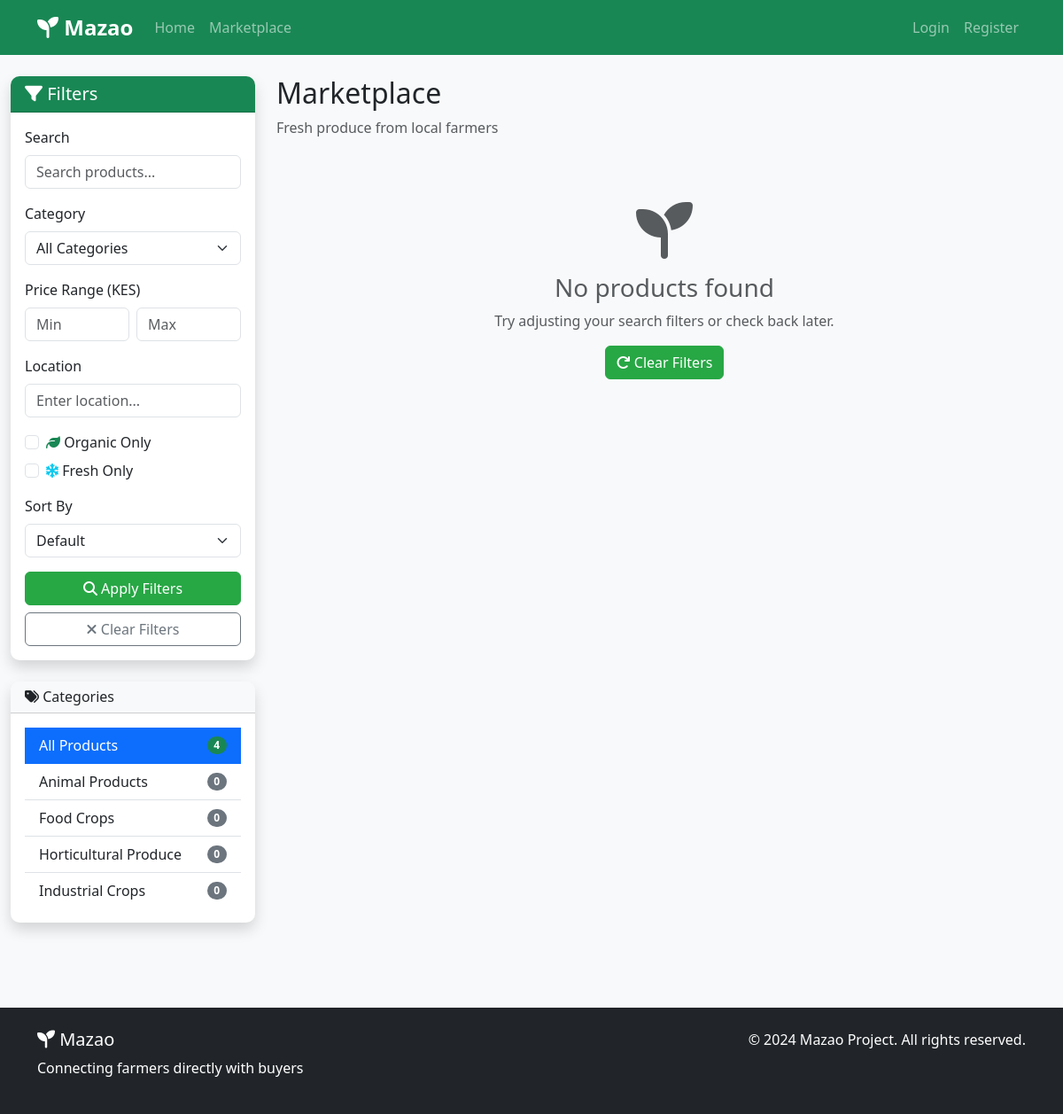
Before: /products/ with the older database file.
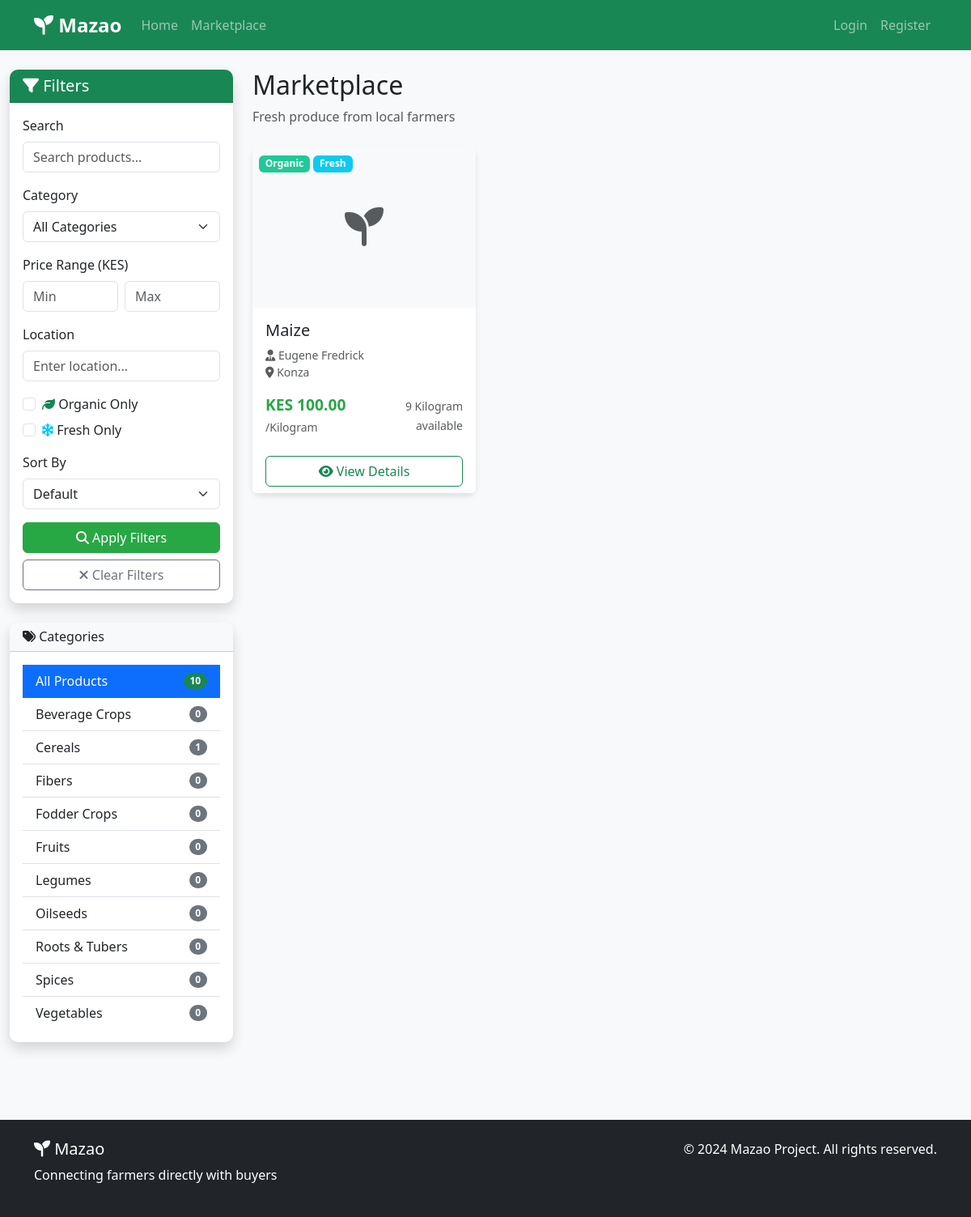
After: the same page with the newer database file.
### products/models.py (models this page shows, shortened)
class Category(models.Model):
    name = models.CharField(max_length=100)
    slug = models.SlugField(unique=True)
    description = models.TextField(blank=True)
    icon = models.CharField(max_length=50, blank=True)
    class Meta:
        verbose_name_plural = "Categories"
        ordering = ['name']

class Product(models.Model):
    class ProductStatus(models.TextChoices):
        ACTIVE = 'active', 'Active'
        OUT_OF_STOCK = 'out_of_stock', 'Out of Stock'
        DISCONTINUED = 'discontinued', 'Discontinued'
    class UnitChoices(models.TextChoices):
        KG = 'kg', 'Kilogram'
        G = 'g', 'Gram'
        L = 'l', 'Liter'
        ML = 'ml', 'Milliliter'
        PIECE = 'piece', 'Piece'
        BUNCH = 'bunch', 'Bunch'
        DOZEN = 'dozen', 'Dozen'
    COUNTY_CHOICES = [
        ('', 'Select County'),
        ('nairobi', 'Nairobi'),
        ('mombasa', 'Mombasa'),
        ('kisumu', 'Kisumu'),
        ('nakuru', 'Nakuru'),
        ('eldoret', 'Eldoret'),
        ('thika', 'Thika'),
        ('kakamega', 'Kakamega'),
        ('kisii', 'Kisii'),
        ('nyeri', 'Nyeri'),
        ('meru', 'Meru'),
        ('machakos', 'Machakos'),
        ('kitui', 'Kitui'),
        ('embu', 'Embu'),
        ('kirinyaga', 'Kirinyaga'),
        ('muranga', 'Muranga'),
        ('kiambu', 'Kiambu'),
        ('bungoma', 'Bungoma'),
        ('busia', 'Busia'),
        ('homa_bay', 'Homa Bay'),
        ('migori', 'Migori'),
        ('siaya', 'Siaya'),
        ('vihiga', 'Vihiga'),
        ('baringo', 'Baringo'),
        ('bomet', 'Bomet'),
        ('elgeyo_marakwet', 'Elgeyo-Marakwet'),
        ('garissa', 'Garissa'),
        ('kilifi', 'Kilifi'),
        ('kwale', 'Kwale'),
        ('lamu', 'Lamu'),
        ('mandera', 'Mandera'),
        ('marsabit', 'Marsabit'),
        ('narok', 'Narok'),
        ('nyamira', 'Nyamira'),
        ('nyandarua', 'Nyandarua'),
        ('nandi', 'Nandi'),
        ('samburu', 'Samburu'),
        ('taita_taveta', 'Taita-Taveta'),
        ('tana_river', 'Tana River'),
        ('trans_nzoia', 'Trans Nzoia'),
        ('turkana', 'Turkana'),
        ('uasin_gishu', 'Uasin Gishu'),
        ('wajir', 'Wajir'),
        ('west_pokot', 'West Pokot'),
    ]
    name = models.CharField(max_length=200)
    slug = models.SlugField(unique=True)
    description = models.TextField()
    price = models.DecimalField(max_digits=10, decimal_places=2)
    quantity = models.PositiveIntegerField(default=1)
    unit = models.CharField(max_length=20, choices=UnitChoices.choices)
    min_order_quantity = models.PositiveIntegerField(default=1)
    category = models.ForeignKey(Category, on_delete=models.SET_NULL, null=True, related_name='products')
    seller = models.ForeignKey(User, on_delete=models.CASCADE, related_name='products')
    location = models.CharField(max_length=255, blank=True)
    county = models.CharField(
        max_length=50,
        choices=COUNTY_CHOICES,
        blank=True,
        null=True
    )
    image = models.ImageField(upload_to='products/', blank=True, null=True)
    is_organic = models.BooleanField(default=False)
    is_fresh = models.BooleanField(default=True)
    featured = models.BooleanField(default=False)
    available_from = models.DateField(null=True, blank=True)
    available_until = models.DateField(null=True, blank=True)
    status = models.CharField(
        max_length=20,
        choices=ProductStatus.choices,
        default=ProductStatus.ACTIVE
    )
    views = models.PositiveIntegerField(default=0)
    created_at = models.DateTimeField(auto_now_add=True)
    updated_at = models.DateTimeField(auto_now=True)
    class Meta:
        ordering = ['-created_at']
    @property
    def is_available(self):
        if self.status != self.ProductStatus.ACTIVE:
            return False
        if self.quantity <= 0:
            return False
        if self.available_from and self.available_from > date.today():
            return False
        if self.available_until and self.available_until < date.today():
            return False
        return True
    @property
    def quantity_available(self):
        return self.quantity if self.is_available else 0

### users/models.py (models this page shows, shortened)
class CustomUser(AbstractUser):
    username = None
    email = models.EmailField(_('email address'), unique=True)
    phone_regex = RegexValidator(
        regex=r'^\+?1?\d{9,15}$',
        message="Phone number must be entered in the format: '+254712345678'. Up to 15 digits allowed."
    )
    phone_number = models.CharField(
        validators=[phone_regex],
        max_length=17,
        blank=True,
        null=True
    )
    user_type = models.CharField(
        max_length=10,
        choices=UserType.choices,
        default=UserType.BUYER
    )
    location = models.CharField(max_length=255, blank=True, null=True)
    county = models.CharField(max_length=100, blank=True, null=True)
    is_verified = models.BooleanField(default=False)
    USERNAME_FIELD = 'email'
    REQUIRED_FIELDS = []
    objects = CustomUserManager()
    class Meta:
        verbose_name = _('user')
        verbose_name_plural = _('users')
    def get_full_name(self):
        return f"{self.first_name} {self.last_name}".strip() or self.email

### products/views.py (the view, shortened to what this page needs)
# urls.py: path('', views.ProductListView.as_view(), name='product_list'),
class ProductListView(ListView):
    model = Product
    template_name = 'products/product_list.html'
    context_object_name = 'products'
    paginate_by = 12
    def get_queryset(self):
        queryset = Product.objects.filter(status=Product.ProductStatus.ACTIVE)
        form = ProductSearchForm(self.request.GET)
        if form.is_valid():
            query = form.cleaned_data.get('query')
            category = form.cleaned_data.get('category')
            min_price = form.cleaned_data.get('min_price')
            max_price = form.cleaned_data.get('max_price')
            location = form.cleaned_data.get('location')
            organic_only = form.cleaned_data.get('organic_only')
            fresh_only = form.cleaned_data.get('fresh_only')
            sort_by = form.cleaned_data.get('sort_by')
            if category:
                queryset = queryset.filter(category=category)
            if min_price:
                queryset = queryset.filter(price__gte=min_price)
            if max_price:
                queryset = queryset.filter(price__lte=max_price)
            if location:
                queryset = queryset.filter(
                    Q(location__icontains=location) |
                    Q(county__icontains=location)
                )
            if organic_only:
                queryset = queryset.filter(is_organic=True)
            if fresh_only:
                queryset = queryset.filter(is_fresh=True)
            if sort_by == 'price_asc':
                queryset = queryset.order_by('price')
            elif sort_by == 'price_desc':
                queryset = queryset.order_by('-price')
            elif sort_by == 'popular':
                queryset = queryset.order_by('-views')
            else:  # newest
                queryset = queryset.order_by('-created_at')
        return queryset
    def get_context_data(self, **kwargs):
        context = super().get_context_data(**kwargs)
        context['categories'] = Category.objects.annotate(product_count=Count('products')).order_by('name')
        context['search_form'] = ProductSearchForm(self.request.GET)
        context['featured_products'] = Product.objects.filter(
            status=Product.ProductStatus.ACTIVE,
            featured=True
        )[:6]
        return context

### products/forms.py (called while the page is built)
    def clean(self):
        cleaned_data = super().clean()
        min_price = cleaned_data.get('min_price')
        max_price = cleaned_data.get('max_price')
        if min_price and max_price and min_price > max_price:
            raise ValidationError("Minimum price cannot be greater than maximum price.")
        return cleaned_data

### products/templates/products/product_list.html (shortened to what the changed rows need)
{% extends 'base.html' %}
{% block content %}
<div class="container-fluid py-4">
    <div class="row">
        <div class="col-lg-3 mb-4">
            <div class="card shadow mt-4">
                <div class="card-body">
                    <div class="list-group list-group-flush">
                        <a href="{% url 'products:product_list' %}"
                           class="list-group-item list-group-item-action d-flex justify-content-between align-items-center {% if not request.GET.category %}active{% endif %}">
                            All Products
                            <span class="badge bg-success rounded-pill">{{ categories|length }}</span>
                        </a>
                        {% for category in categories %}
                        <a href="{% url 'products:products_by_category' category.slug %}"
                           class="list-group-item list-group-item-action d-flex justify-content-between align-items-center {% if request.GET.category == category.pk|stringformat:'i' %}active{% endif %}">
                            {{ category.name }}
                            <span class="badge bg-secondary rounded-pill">{{ category.product_count }}</span>
                        </a>
                        {% endfor %}
                    </div>
                </div>
            </div>
        </div>
        <div class="col-lg-9">
            <div class="d-flex justify-content-between align-items-center mb-4">
                <div>
                    <h2>Marketplace</h2>
                </div>
            </div>
            {% if products %}
            <div class="row row-cols-1 row-cols-md-2 row-cols-lg-3 g-4">
                {% for product in products %}
                <div class="col">
                    <div class="card product-card h-100">
                        {% if product.image %}
                        <img src="{{ product.image.url }}"
                             class="card-img-top product-image"
                             alt="{{ product.name }}">
                        {% else %}
                        <div class="card-img-top product-image bg-light d-flex align-items-center justify-content-center">
                            <i class="fas fa-seedling fa-3x text-muted"></i>
                        </div>
                        {% endif %}
                        <div class="position-absolute top-0 start-0 m-2">
                            {% if product.is_organic %}
                            <span class="badge badge-organic">Organic</span>
                            {% endif %}
                            {% if product.is_fresh %}
                            <span class="badge bg-info">Fresh</span>
                            {% endif %}
                        </div>
                        <div class="card-body">
                            <h5 class="card-title">
                                <a href="{% url 'products:product_detail' product.slug %}" class="text-decoration-none text-dark">
                                    {{ product.name|truncatechars:50 }}
                                </a>
                            </h5>
                            <p class="card-text text-muted small">
                                <i class="fas fa-user-tie"></i> {{ product.seller.get_full_name|default:product.seller.username }}
                                <br>
                                <i class="fas fa-map-marker-alt"></i> {{ product.location|default:product.get_county_display|truncatechars:20 }}
                            </p>
                            <div class="d-flex justify-content-between align-items-center">
                                <div>
                                    <span class="product-price">KES {{ product.price|floatformat:2 }}</span>
                                    <small class="text-muted">/{{ product.get_unit_display }}</small>
                                </div>
                                <div class="text-end">
                                    <small class="text-muted">
                                        {{ product.quantity_available|floatformat }} {{ product.get_unit_display }} available
                                    </small>
                                </div>
                            </div>
                        </div>
                        <div class="card-footer bg-white border-top-0">
                            <div class="d-grid gap-2">
                                <a href="{% url 'products:product_detail' product.slug %}" class="btn btn-outline-success">
                                    <i class="fas fa-eye"></i> View Details
                                </a>
                            </div>
                        </div>
                    </div>
                </div>
                {% endfor %}
            </div>
            {% else %}
            <div class="text-center py-5">
                <i class="fas fa-seedling fa-4x text-muted mb-3"></i>
                <h3 class="text-muted">No products found</h3>
                <p class="text-muted">Try adjusting your search filters or check back later.</p>
                <a href="{% url 'products:product_list' %}" class="btn btn-success">
                    <i class="fas fa-redo"></i> Clear Filters
                </a>
            </div>
            {% endif %}
        </div>
    </div>
</div>
{% endblock %}

Changed rows visible on the page:
removed Category: name "Food Crops", product_count "0"
added Category: name "Beverage Crops", product_count "0"
added Category: name "Cereals", product_count "1"
added Category: name "Fibers", product_count "0"
added Category: name "Fodder Crops", product_count "0"
changed Category: name "Animal Products" → "Fruits"
changed Category: name "Horticultural Produce" → "Legumes"
added Category: name "Oilseeds", product_count "0"
added Category: name "Roots & Tubers", product_count "0"
added Category: name "Spices", product_count "0"
changed Category: name "Industrial Crops" → "Vegetables"
added Product: is_organic "Organic", is_fresh "Fresh", name "Maize", seller.get_full_name "Eugene Fredrick", location "Konza", price "100.00", unit "Kilogram", quantity_available "9"
Other visible differences:
{{ categories|length }}: "4" → "10"
text no longer shown: "No products found Try adjusting your search filters or check back later. Clear Filters"
